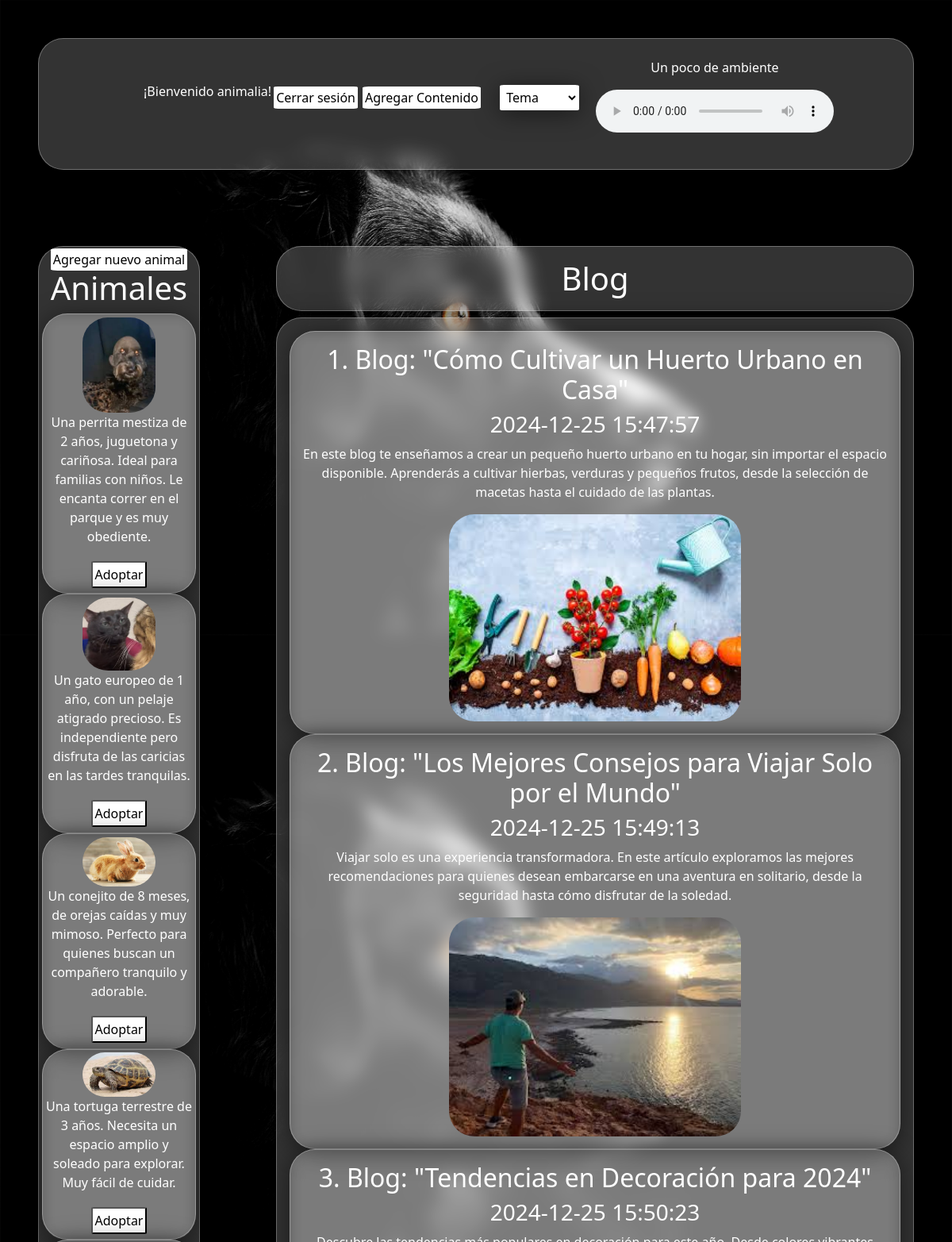
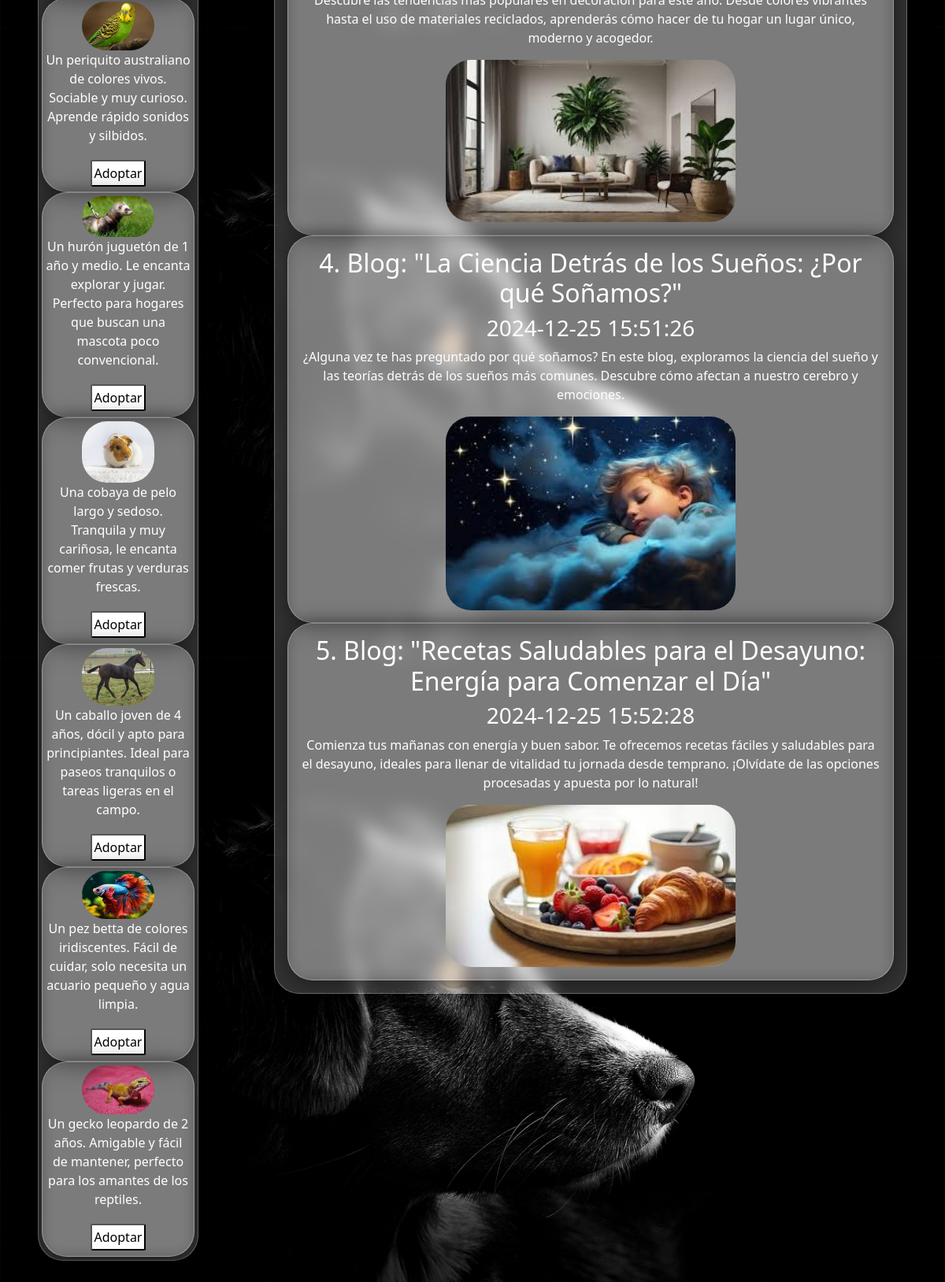
/ (signed in), run on the app's committed database (2 pictures, top to bottom).
### tables this page shows
CREATE TABLE `animales` (
  `ID` int(11) NOT NULL,
  `foto` varchar(50) NOT NULL,
  `descripcion` varchar(250) NOT NULL
);

CREATE TABLE `contenidos` (
  `ID` int(11) NOT NULL,
  `titulo` varchar(100) NOT NULL,
  `fecha` datetime NOT NULL,
  `comentario` text NOT NULL,
  `imagen` varchar(35) NOT NULL
);

### controller/ContenidoController.php (called while the page is built, shortened)
<?php
class ContenidoController
{
    public function index()
    {
        $animales = Animal::getAnimales();
        $rowset = Contenido::getContenidos();
        require("view/index.php");
    }
}

### model/Animal.php (called while the page is built, shortened)
<?php
class Animal
{
    private $foto;
    private $descripcion;
    function __construct($foto, $descripcion,$idP = -1)
    {
        $this->foto = $foto;
        $this->descripcion = $descripcion;
    }
    function getFoto()
    {
        return $this->foto;
    }
    function getDescripcion()
    {
        return $this->descripcion;
    }
    public static function getAnimales()
    {
        $animales = array();
        $c = new Conexion();
        $conex = $c->getConexion();
        $sql = "Select * FROM animales";
        $resul = $conex->query($sql);
        if ($resul->rowCount()) {
            while ($row = $resul->fetch(PDO::FETCH_OBJ)) {
                $animales[] = new Animal(
                    $row->foto,
                    $row->descripcion,
                    $row->ID
                );
            }
        }
        return $animales;
    }
}

### model/Contenido.php (called while the page is built, shortened)
<?php
class Contenido
{
    private $titulo;
    private $fecha;
    private $comentario;
    private $imagen;
    function __construct($titulo, $fecha, $comentario, $imagen, $idP = -1)
    {
        $this->titulo = $titulo;
        $this->fecha = $fecha;
        $this->comentario = $comentario;
        $this->imagen = $imagen;
    }
    function getTitulo()
    {
        return $this->titulo;
    }
    function getFecha()
    {
        return $this->fecha;
    }
    function getComentario()
    {
        return $this->comentario;
    }
    function getImagen()
    {
        return $this->imagen;
    }
    public static function getContenidos()
    {
        $contenidos = array();
        $c = new Conexion();
        $conex = $c->getConexion();
        $sql = "Select * FROM contenidos";
        $resul = $conex->query($sql);
        if ($resul->rowCount()) {
            while ($row = $resul->fetch(PDO::FETCH_OBJ)) {
                $contenidos[] = new Contenido(
                    $row->titulo,
                    $row->fecha,
                    $row->comentario,
                    $row->imagen,
                    $row->ID
                );
            }
        }
        return $contenidos;
    }
}

### view/index.php (the view, shortened to what this page needs)
<!DOCTYPE html>
<html lang="es">
<head>
    <link href="https://cdn.jsdelivr.net/npm/bootstrap@5.3.3/dist/css/bootstrap.min.css" rel="stylesheet">
    <link rel="stylesheet" href="<?= BASE_URL ?>recursos/css/style.css">
</head>
<body>
    <header class="m-5 rounded-5 vidrio">
        <ul class="d-flex flex-wrap align-items-center justify-content-center">
            <?php
            if (isset($_SESSION["usuario"])) {
                echo '<li><p>¡Bienvenido ' . htmlspecialchars($_SESSION["usuario"]) . '!</p></li>';
                echo '<li><a class="boton" href="' . BASE_URL . 'index.php/cerrarSesion/">Cerrar sesión</a></li>';
            } else {
                echo '<li><a class="boton" href="' . BASE_URL . 'index.php/login/">Iniciar Sesión</a></li>';
            }
            ?>
            <li>
                <a href="
        <?php echo BASE_URL . 'index.php/alta/' ?>
        " class="boton">Agregar Contenido</a>
            </li>
            <li>
                <select id="tema" class="boton">
                    <option value="">Tema</option>
                </select>
            </li>
            <li>
                <p>Un poco de ambiente</p>
                <audio controls>
                    <source src=" <?php echo BASE_URL ?>recursos/audios/vi.mp3" type="audio/mpeg">
                </audio>
            </li>
        </ul>
    </header>
    <main class="container-fluid">
        <div class="row">
            <div class="col-12 col-lg-3 text-center p-5">
                <aside class="vidrio rounded-5">
                    <?php
                    if ($_SESSION["usuario"] == "animalia") {
                        echo "<a class='boton' href='" . BASE_URL . "index.php/altaAnimal'>Agregar nuevo animal</a>";
                    }
                    ?>
                    <h1>Animales</h1>
                    <section class="d-flex flex-column align-items-center">
                        <?php foreach ($animales as $row): ?>
                            <article class="rounded-5 vidrio">
                                <img src="<?php
                                            echo "imagenes/" . $row->getFoto()
                                            ?>" alt="notFound" class="rounded-5 foto">
                                <p><?php echo $row->getDescripcion() ?></p>
                                <?php
                                if ($_SESSION["usuario"] == "animalia") {
                                    echo '<form action="' . BASE_URL . 'index.php/adoptar" method="POST">
                                    <input type="hidden" name="id" value="' . $row->getId() . '">
                                    <button type="submit" class="boton">Adoptar</button>
                                  </form>';
                                }
                                ?>
                            </article>
                        <?php endforeach; ?>
                    </section>
                </aside>
            </div>
            <div class="col-12 col-lg-9 text-center p-5">
                <h1 class="vidrio rounded-5">Blog</h1>
                <section class="d-flex flex-column align-items-center vidrio rounded-5">
                    <?php foreach ($rowset as $row): ?>
                        <article class="rounded-5 vidrio">
                            <h2><?php echo $row->getTitulo() ?></h2>
                            <h3><?php echo $row->getFecha() ?></h3>
                            <p><?php echo $row->getComentario() ?></p>
                            <img src="<?php
                                        echo "imagenes/" . $row->getImagen()
                                        ?>" alt="notFound" class="rounded-5 foto">
                        </article>
                    <?php endforeach; ?>
                </section>
            </div>
        </div>
    </main>
</body>
</html>

### recursos/css/style.css (style rules this page uses)
:root { --primary-navidad : #445130; --secondary-navidad: #ebb88b; --primary-semanaSanta : #e4c283; --secondary-semanaSanta : #ffffff; }
.vidrio { padding: 2%; background: rgba(255, 255, 255, 0.2) !important; box-shadow: 0 4px 30px rgba(0, 0, 0, 0.5); backdrop-filter: blur(10px); -webkit-backdrop-filter: blur(10px); border: 1px solid rgba(255, 255, 255, 0.3); color: white; }
body { color: white; margin: 0; padding: 0; background-image: url('../imagenes/bg.jpg'); background-size: 100% auto; background-position: center top; background-repeat: repeat-y; height: 100vh; }
ul { list-style-type: none; text-align: center; }
article { width: 100%; }
select { border-collapse : collapse; width: 70%; padding: 10px; background: rgba(255, 255, 255, 0.2); box-shadow: 0 4px 30px rgba(0, 0, 0, 0.5); backdrop-filter: blur(10px); -webkit-backdrop-filter: blur(10px); border: 1px solid rgba(255, 255, 255, 0.3); color: white; margin-bottom: 6px; }
.boton { background: white; color: black; text-decoration: none; border-radius: 5%; margin: 3px; padding: 3px; cursor: pointer; }
.foto { width: 50%; height: auto; }

### data on the page
animales: foto (picture), descripcion "Una perrita mestiza de 2 años, juguetona y cariñosa. Ideal para familias con niños. Le encanta correr en el parque y es muy obediente."
animales: foto (picture), descripcion "Un gato europeo de 1 año, con un pelaje atigrado precioso. Es independiente pero disfruta de las caricias en las tardes tranquilas."
animales: foto (picture), descripcion "Un conejito de 8 meses, de orejas caídas y muy mimoso. Perfecto para quienes buscan un compañero tranquilo y adorable."
animales: foto (picture), descripcion "Una tortuga terrestre de 3 años. Necesita un espacio amplio y soleado para explorar. Muy fácil de cuidar."
animales: foto (picture), descripcion "Un periquito australiano de colores vivos. Sociable y muy curioso. Aprende rápido sonidos y silbidos."
animales: foto (picture), descripcion "Un hurón juguetón de 1 año y medio. Le encanta explorar y jugar. Perfecto para hogares que buscan una mascota poco convencional."
animales: foto (picture), descripcion "Una cobaya de pelo largo y sedoso. Tranquila y muy cariñosa, le encanta comer frutas y verduras frescas."
animales: foto (picture), descripcion "Un caballo joven de 4 años, dócil y apto para principiantes. Ideal para paseos tranquilos o tareas ligeras en el campo."
animales: foto (picture), descripcion "Un pez betta de colores iridiscentes. Fácil de cuidar, solo necesita un acuario pequeño y agua limpia."
animales: foto (picture), descripcion "Un gecko leopardo de 2 años. Amigable y fácil de mantener, perfecto para los amantes de los reptiles."
contenidos: titulo "1. Blog: \"Cómo Cultivar un Huerto Urbano en Casa\"", fecha "2024-12-25 15:47:57", comentario "En este blog te enseñamos a crear un pequeño huerto urbano en tu hogar, sin importar el espacio disponible. Aprenderás a cultivar hierbas, verduras y pequeños frutos, desde la selección de macetas hasta el cuidado de las plantas.", imagen (picture)
contenidos: titulo "2. Blog: \"Los Mejores Consejos para Viajar Solo por el Mundo\"", fecha "2024-12-25 15:49:13", comentario "Viajar solo es una experiencia transformadora. En este artículo exploramos las mejores recomendaciones para quienes desean embarcarse en una aventura en solitario, desde la seguridad hasta cómo disfrutar de la soledad.", imagen (picture)
contenidos: titulo "3. Blog: \"Tendencias en Decoración para 2024\"", fecha "2024-12-25 15:50:23", comentario "Descubre las tendencias más populares en decoración para este año. Desde colores vibrantes hasta el uso de materiales reciclados, aprenderás cómo hacer de tu hogar un lugar único, moderno y acogedor.", imagen (picture)
contenidos: titulo "4. Blog: \"La Ciencia Detrás de los Sueños: ¿Por qué Soñamos?\"", fecha "2024-12-25 15:51:26", comentario "¿Alguna vez te has preguntado por qué soñamos? En este blog, exploramos la ciencia del sueño y las teorías detrás de los sueños más comunes. Descubre cómo afectan a nuestro cerebro y emociones.", imagen (picture)
contenidos: titulo "5. Blog: \"Recetas Saludables para el Desayuno: Energía para Comenzar el Día\"", fecha "2024-12-25 15:52:28", comentario "Comienza tus mañanas con energía y buen sabor. Te ofrecemos recetas fáciles y saludables para el desayuno, ideales para llenar de vitalidad tu jornada desde temprano. ¡Olvídate de las opciones procesadas y apuesta por lo natural!", imagen (picture)

### other printed values
$_SESSION["usuario"] "animalia"
